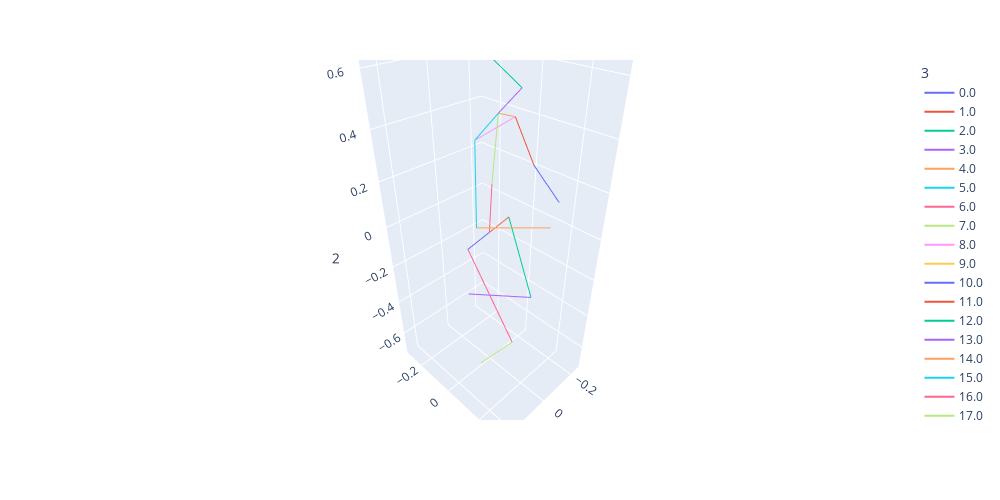

Here is the notebook cell this chart was saved with:
### Code cell
fig.show()

### Figure 1 — Plotly figure (JSON) as saved in the notebook; plotly's stock layout.template omitted (floating-point values rounded to 4 significant figures)
{"data": [{"hovertemplate": "3=0.0<br>0=%{x}<br>1=%{y}<br>2=%{z}<extra></extra>", "legendgroup": "0.0", "line": {"color": "#636efa", "dash": "solid"}, "mode": "lines", "name": "0.0", "scene": "scene", "showlegend": true, "type": "scatter3d", "x": [-0.246, -0.1196], "y": [0.001229, 0.2262], "z": [0.2011, 0.1775]}, {"hovertemplate": "3=1.0<br>0=%{x}<br>1=%{y}<br>2=%{z}<extra></extra>", "legendgroup": "1.0", "line": {"color": "#EF553B", "dash": "solid"}, "mode": "lines", "name": "1.0", "scene": "scene", "showlegend": true, "type": "scatter3d", "x": [-0.127, -0.246], "y": [0.001412, 0.001229], "z": [0.4253, 0.2011]}, {"hovertemplate": "3=2.0<br>0=%{x}<br>1=%{y}<br>2=%{z}<extra></extra>", "legendgroup": "2.0", "line": {"color": "#00cc96", "dash": "solid"}, "mode": "lines", "name": "2.0", "scene": "scene", "showlegend": true, "type": "scatter3d", "x": [-0.1311, -0.1703], "y": [-0.02002, 0.09217], "z": [0.002724, -0.3915]}, {"hovertemplate": "3=3.0<br>0=%{x}<br>1=%{y}<br>2=%{z}<extra></extra>", "legendgroup": "3.0", "line": {"color": "#ab63fa", "dash": "solid"}, "mode": "lines", "name": "3.0", "scene": "scene", "showlegend": true, "type": "scatter3d", "x": [-0.1703, -0.1348], "y": [0.09217, -0.292], "z": [-0.3915, -0.5952]}, {"hovertemplate": "3=4.0<br>0=%{x}<br>1=%{y}<br>2=%{z}<extra></extra>", "legendgroup": "4.0", "line": {"color": "#FFA15A", "dash": "solid"}, "mode": "lines", "name": "4.0", "scene": "scene", "showlegend": true, "type": "scatter3d", "x": [0.2466, 0.04113], "y": [0.1948, 0.3154], "z": [0.2287, 0.1889]}, {"hovertemplate": "3=5.0<br>0=%{x}<br>1=%{y}<br>2=%{z}<extra></extra>", "legendgroup": "5.0", "line": {"color": "#19d3f3", "dash": "solid"}, "mode": "lines", "name": "5.0", "scene": "scene", "showlegend": true, "type": "scatter3d", "x": [0.1251, 0.2466], "y": [0.06434, 0.1948], "z": [0.4304, 0.2287]}, {"hovertemplate": "3=6.0<br>0=%{x}<br>1=%{y}<br>2=%{z}<extra></extra>", "legendgroup": "6.0", "line": {"color": "#FF6692", "dash": "solid"}, "mode": "lines", "name": "6.0", "scene": "scene", "showlegend": true, "type": "scatter3d", "x": [0.1311, 0.1098], "y": [0.02001, 0.2343], "z": [-0.002718, -0.3492]}, {"hovertemplate": "3=7.0<br>0=%{x}<br>1=%{y}<br>2=%{z}<extra></extra>", "legendgroup": "7.0", "line": {"color": "#B6E880", "dash": "solid"}, "mode": "lines", "name": "7.0", "scene": "scene", "showlegend": true, "type": "scatter3d", "x": [0.1098, 0.07329], "y": [0.2343, 0.01546], "z": [-0.3492, -0.6959]}, {"hovertemplate": "3=8.0<br>0=%{x}<br>1=%{y}<br>2=%{z}<extra></extra>", "legendgroup": "8.0", "line": {"color": "#FF97FF", "dash": "solid"}, "mode": "lines", "name": "8.0", "scene": "scene", "showlegend": true, "type": "scatter3d", "x": [-0.127, 0.1251], "y": [0.001412, 0.06434], "z": [0.4253, 0.4304]}, {"hovertemplate": "3=9.0<br>0=%{x}<br>1=%{y}<br>2=%{z}<extra></extra>", "legendgroup": "9.0", "line": {"color": "#FECB52", "dash": "solid"}, "mode": "lines", "name": "9.0", "scene": "scene", "showlegend": true, "type": "scatter3d", "x": [-0.1311, 0.1311], "y": [-0.02002, 0.02001], "z": [0.002724, -0.002718]}, {"hovertemplate": "3=10.0<br>0=%{x}<br>1=%{y}<br>2=%{z}<extra></extra>", "legendgroup": "10.0", "line": {"color": "#636efa", "dash": "solid"}, "mode": "lines", "name": "10.0", "scene": "scene", "showlegend": true, "type": "scatter3d", "x": [0.1311, -6.703e-06], "y": [0.02001, -1.148e-06], "z": [-0.002718, 2.062e-05]}, {"hovertemplate": "3=11.0<br>0=%{x}<br>1=%{y}<br>2=%{z}<extra></extra>", "legendgroup": "11.0", "line": {"color": "#EF553B", "dash": "solid"}, "mode": "lines", "name": "11.0", "scene": "scene", "showlegend": true, "type": "scatter3d", "x": [-0.1311, -6.703e-06], "y": [-0.02002, -1.148e-06], "z": [0.002724, 2.062e-05]}, {"hovertemplate": "3=12.0<br>0=%{x}<br>1=%{y}<br>2=%{z}<extra></extra>", "legendgroup": "12.0", "line": {"color": "#00cc96", "dash": "solid"}, "mode": "lines", "name": "12.0", "scene": "scene", "showlegend": true, "type": "scatter3d", "x": [-0.05528, -0.002383], "y": [0.0897, 0.01764], "z": [0.5563, 0.6353]}, {"hovertemplate": "3=13.0<br>0=%{x}<br>1=%{y}<br>2=%{z}<extra></extra>", "legendgroup": "13.0", "line": {"color": "#ab63fa", "dash": "solid"}, "mode": "lines", "name": "13.0", "scene": "scene", "showlegend": true, "type": "scatter3d", "x": [-0.05528, -0.004848], "y": [0.0897, 0.0374], "z": [0.5563, 0.476]}, {"hovertemplate": "3=14.0<br>0=%{x}<br>1=%{y}<br>2=%{z}<extra></extra>", "legendgroup": "14.0", "line": {"color": "#FFA15A", "dash": "solid"}, "mode": "lines", "name": "14.0", "scene": "scene", "showlegend": true, "type": "scatter3d", "x": [-0.127, -0.004848], "y": [0.001412, 0.0374], "z": [0.4253, 0.476]}, {"hovertemplate": "3=15.0<br>0=%{x}<br>1=%{y}<br>2=%{z}<extra></extra>", "legendgroup": "15.0", "line": {"color": "#19d3f3", "dash": "solid"}, "mode": "lines", "name": "15.0", "scene": "scene", "showlegend": true, "type": "scatter3d", "x": [0.1251, -0.004848], "y": [0.06434, 0.0374], "z": [0.4304, 0.476]}, {"hovertemplate": "3=16.0<br>0=%{x}<br>1=%{y}<br>2=%{z}<extra></extra>", "legendgroup": "16.0", "line": {"color": "#FF6692", "dash": "solid"}, "mode": "lines", "name": "16.0", "scene": "scene", "showlegend": true, "type": "scatter3d", "x": [-6.703e-06, 0.006445], "y": [-1.148e-06, 0.01998], "z": [2.062e-05, 0.2201]}, {"hovertemplate": "3=17.0<br>0=%{x}<br>1=%{y}<br>2=%{z}<extra></extra>", "legendgroup": "17.0", "line": {"color": "#B6E880", "dash": "solid"}, "mode": "lines", "name": "17.0", "scene": "scene", "showlegend": true, "type": "scatter3d", "x": [-0.004848, 0.006445], "y": [0.0374, 0.01998], "z": [0.476, 0.2201]}], "layout": {"height": 500, "legend": {"title": {"text": "3"}, "tracegroupgap": 0}, "margin": {"t": 60}, "scene": {"domain": {"x": [0, 1], "y": [0, 1]}, "xaxis": {"title": {"text": "0"}}, "yaxis": {"title": {"text": "1"}}, "zaxis": {"title": {"text": "2"}}}, "width": 1000}}
